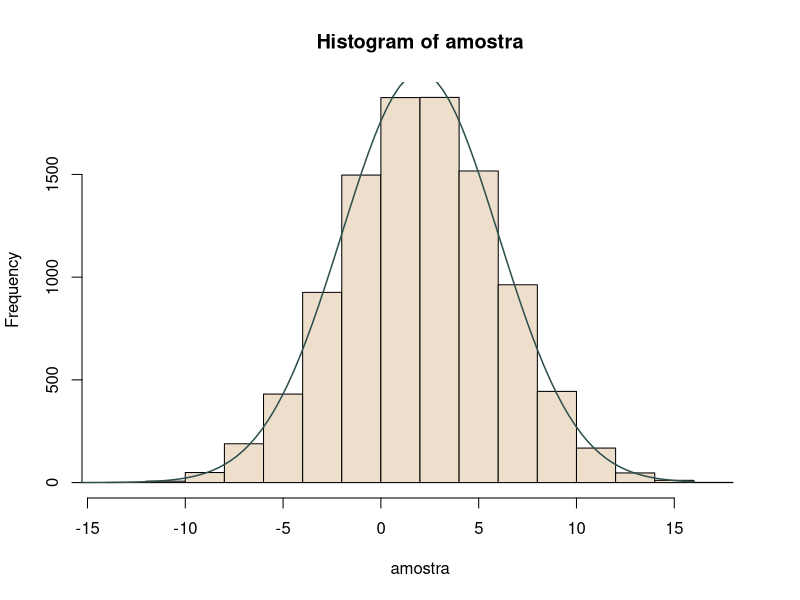

This figure's R source:
## ---- chunk 1
#modulo de x menos x ao quadrado dividido por 2 é menor ou igual a 1/2

#faremos a geração pra normal 0, 1 depois aplicamos a transformaão pra
#função que queremos 

rnorm2= function(n,mu,sigma){
  
  c=sqrt(2*exp(1)/pi)

  i=0
  
  Y <- numeric(n)
  
  #contr=0  

  while(i < n){

    unif01=runif(1)

    unif02=runif(1)
    
    unif03=runif(1)

    x=-log(unif01)

    if(unif02  < exp((-(x-1)^2)/2) ){
      
      i <- i + 1
      
      if(unif03 <= 0.5){
        x=-x
      }
      
      Y[i]=mu+(x*sigma2)
    }
  
    }


  return (Y)
}


n <- 1e4

mu <- 2

sigma2 <- 4

amostra=rnorm2(n,mu,sigma2)

## ---- chunk 2

hist(amostra,col="antiquewhite2",border="black")
curve(2*n*dnorm(x,mu,sigma2),xlim=c(-4*sigma2,4*sigma2),
lw=1.5,col="darkslategray",add=TRUE)

## ---- chunk 3
alpha= .05
## ---- chunk 4
#q0=qnorm(0,mu,sigma2)

q1=qnorm(0.25,mu,sigma2)

q2=qnorm(0.5,mu,sigma2)

q3=qnorm(0.75,mu,sigma2)

## ---- chunk 5

quartis = c(q1,q2,q3)

resTmp = cut(amostra, quartis, include.lowest=TRUE)

obs = as.integer(table(resTmp))

esp = rep(n/4, 4)

p_valor <- chisq.test(cbind(obs, esp))[3]

prop.table(table(resTmp))
